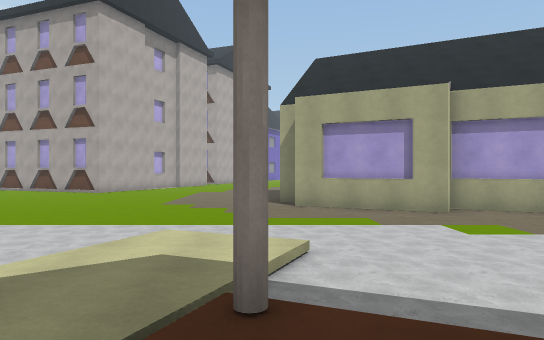
view 1 (above)

24 first-person views from a walk through a 3-D level made in the Unity game engine. The camera is 1.4 m above the floor, looks level and sees 70° across. The floor is counted in squares, 2 m on a side. Each view is taken from the middle of a square. On the plan, view 1 faces up. The plan holds only what a view shows up to about 11 squares ahead; the rest is blank. The place goes on beyond the plan. Some trees and plants on the terrain are drawn as simple stand-ins.

view 2
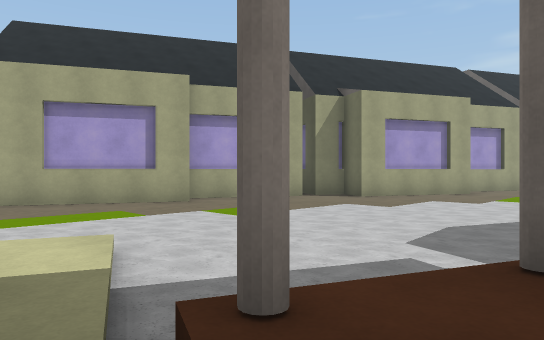

view 3
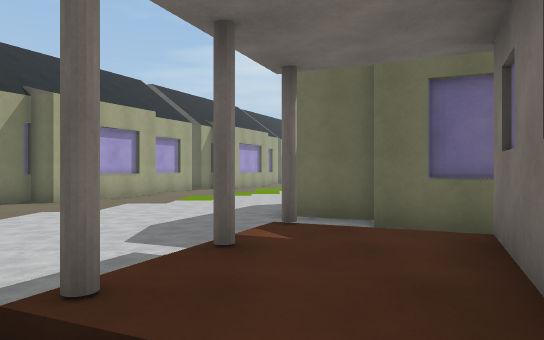

view 4
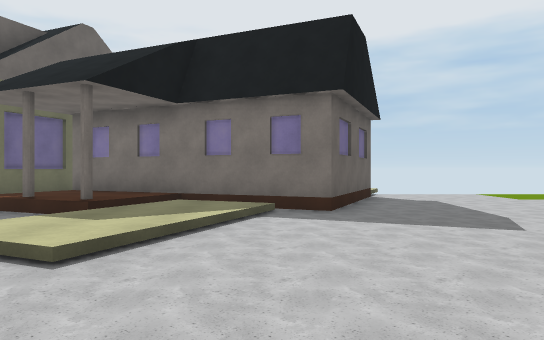

view 5
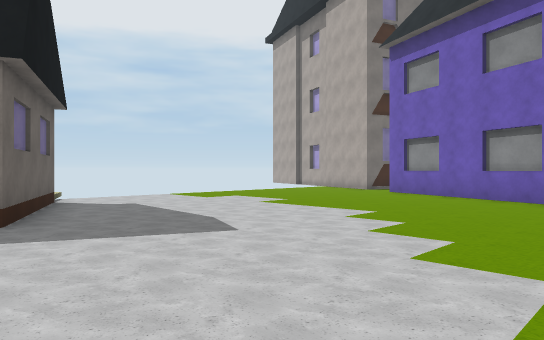

view 6
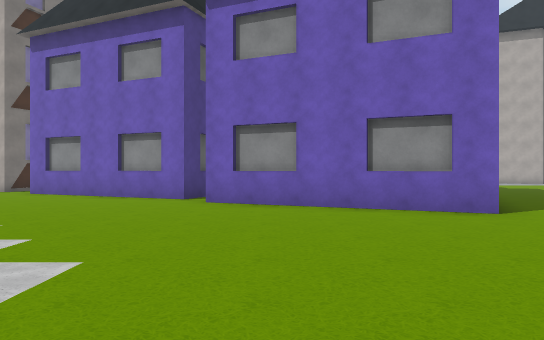

view 7
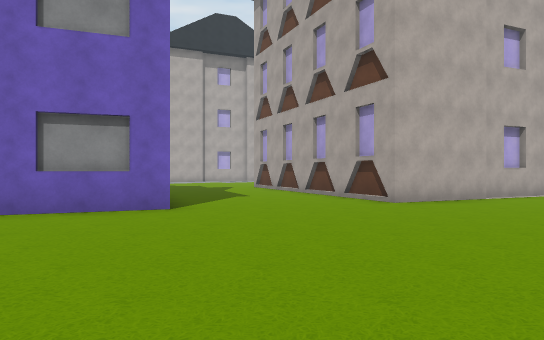

view 8
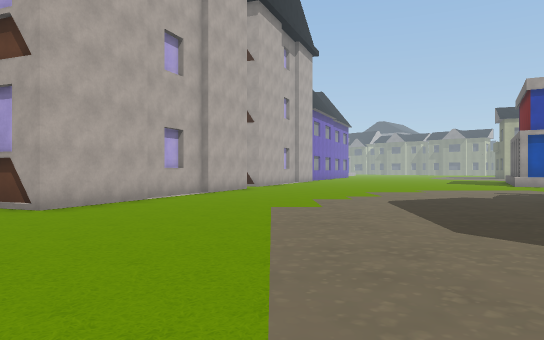

view 9
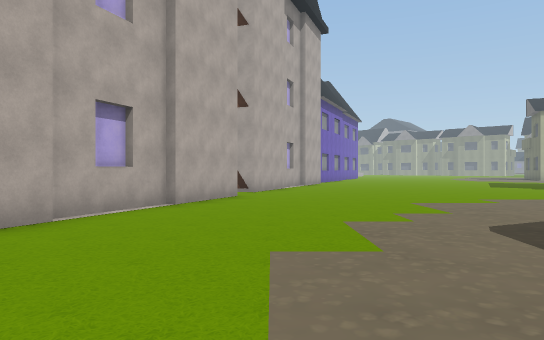

view 10
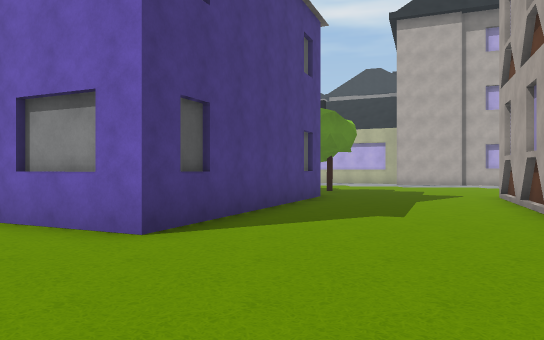

view 11
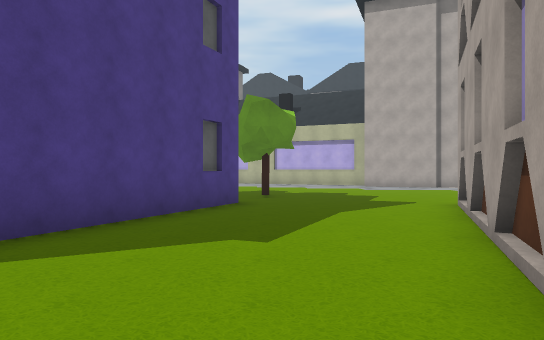

view 12
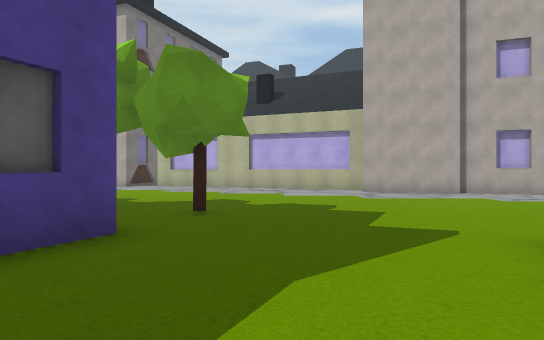

view 13
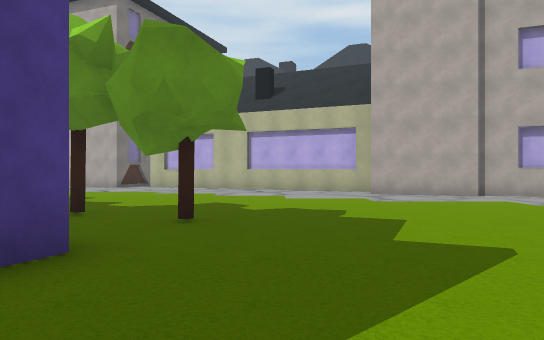

view 14
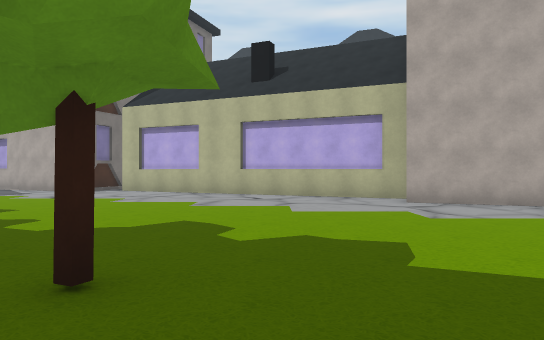

view 15
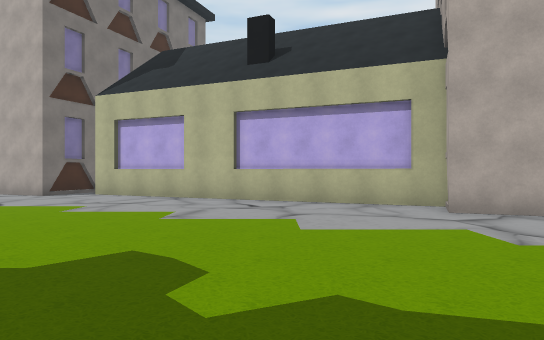

view 16
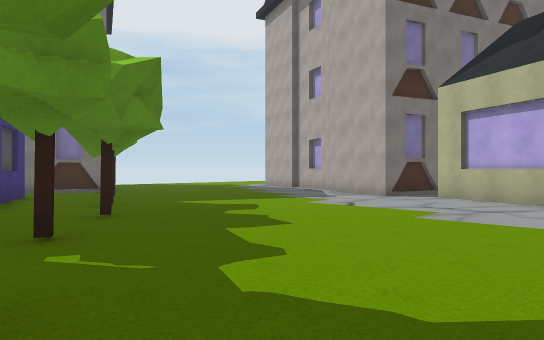

view 17
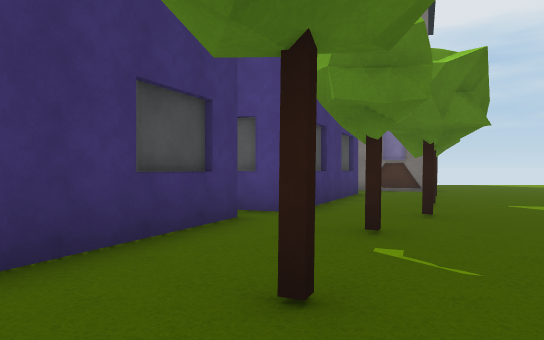

view 18
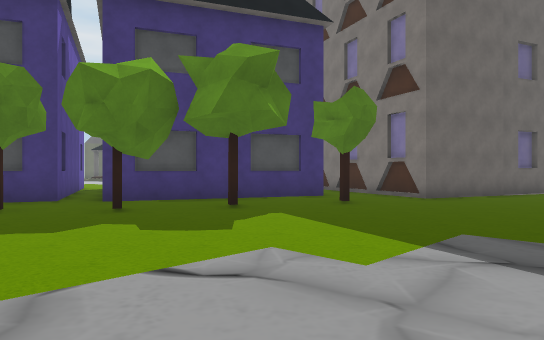

view 19
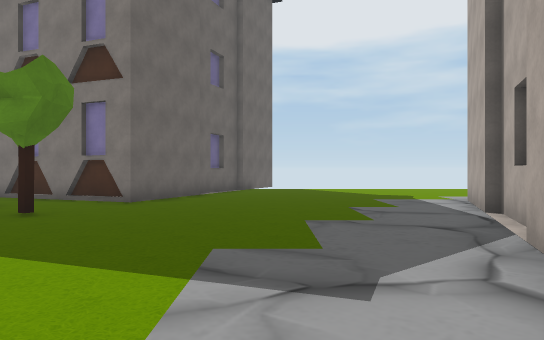

view 20
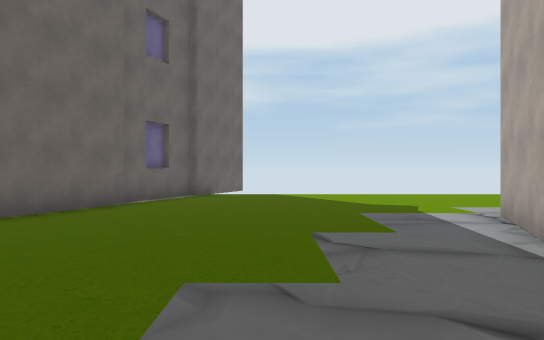

view 21
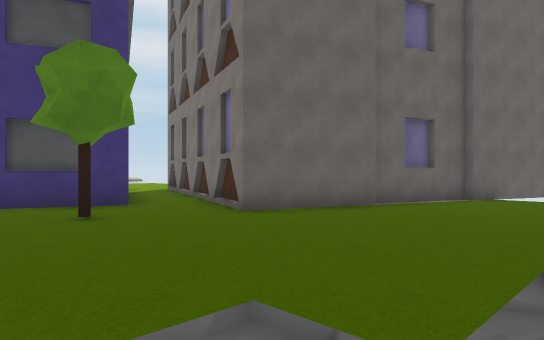

view 22
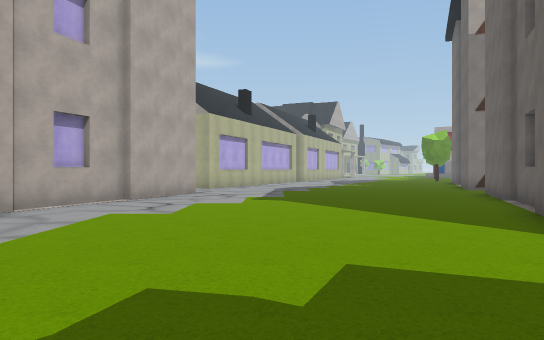

view 23
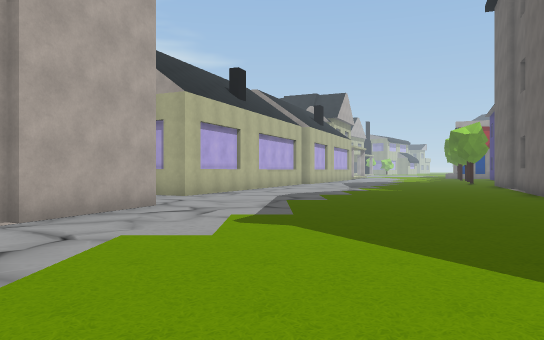

view 24
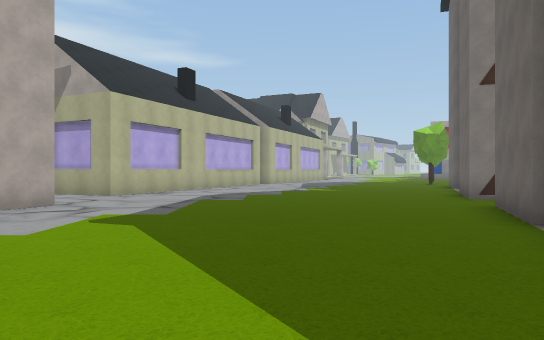

### Floor plan
Key: @ floor where view 1 was taken; # wall or solid block; . main floor; : floor 0.25 m higher than the main floor; + floor 0.5 m higher than the main floor; / step, stairs or slope.
Columns run from 29 left of view 1 to 10 right of it. Each row starts with its distance up from view 1.
 30        ###.........#
 29         ..........##
 28         ..........#
 27         #..........
 26         #........#
 25        ##........#
 24        #.........#       .........
 23       ##........##      ##........
 22       #.........#       #........
 21       #........##      ##........
 20      ##........#       #..........
 19     ##.........##      #..........
 18    ##...........###   ##.........
 17    #..............#####.........
 16    #.................##.........
 15   ##........#..................
 14   #...........##...............
 13  ##........#.  ###............
 12  #...........#   ###.........
 11  #........#.##     #..........
 10 ##..........#     ##..........###
  9  #.......#..#     #.............#####
  8 ##.........##     #.................##
  7 #.......#.##     ##..................##
  6 #.........#     ##....................##
  5 #......#.##     #.........../...........
  4 .........#     ##........../:/..........
  3 ..........     #.........../:/.........
  2 ......###..    #........../::#/........
  1 ......# ###    ..........##//+//.......
  0 .....##           .......####@+/..#
 -1 .....#             .....##  ###/.##
 -2 .....#             .....#       ##
 -3 ....##             ..../        #
 -4    ##

Where each view was taken, in squares from view 1:
view 1: 0 up, 0 right, facing up
view 2: 1 up, 1 left, facing up-right
view 3: 1 up, 2 left, facing right
view 4: 8 up, 3 left, facing down
view 5: 7 up, 3 left, facing down-left
view 6: 8 up, 3 left, facing left
view 7: 8 up, 3 left, facing up-left
view 8: 9 up, 3 left, facing up
view 9: 13 up, 3 left, facing up
view 10: 13 up, 5 left, facing left
view 11: 15 up, 7 left, facing left
view 12: 16 up, 11 left, facing left
view 13: 16 up, 12 left, facing left
view 14: 16 up, 15 left, facing left
view 15: 16 up, 17 left, facing left
view 16: 15 up, 18 left, facing down-left
view 17: 15 up, 18 left, facing down
view 18: 12 up, 27 left, facing down-right
view 19: 11 up, 26 left, facing down
view 20: 8 up, 27 left, facing down
view 21: 7 up, 28 left, facing down-right
view 22: 15 up, 18 left, facing up
view 23: 19 up, 18 left, facing up
view 24: 19 up, 16 left, facing up
